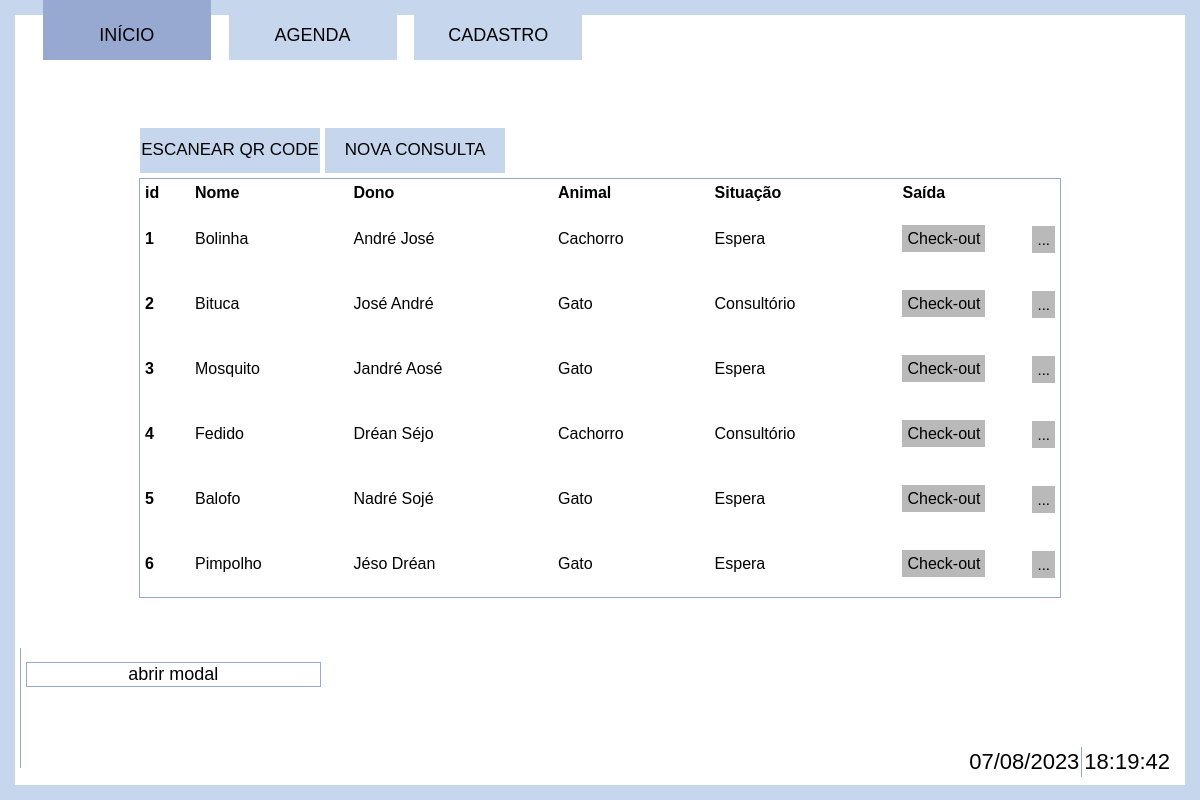
The app's page /TCC/Index/Inicio.php with its own data.
### tables this page shows
CREATE TABLE `agenda` (
  `id` int(11) NOT NULL,
  `nome` varchar(100) NOT NULL,
  `dono` varchar(100) NOT NULL,
  `animal` varchar(20) NOT NULL,
  `situacao` varchar(50) NOT NULL
);

### TCC/Index/Inicio.php (the view, shortened to what this page needs)
<!DOCTYPE html>
<html lang="en">
    <head>
        <link rel="stylesheet" href="./Inicio.css">
    </head>
    <body>
        <div class="page">
            <div class="bar">
                <div class="button selected"><a href="./Inicio.php">INÍCIO</a></div>
                <div class="button"><a href="./Agenda.php">AGENDA</a></div>
                <div class="button"><a href="aqui">CADASTRO</a></div>
            </div>
            <div class="container">
                <div class="tablebar">
                    <div class="tablebar-button selected"><a href="./Inicio.php">ESCANEAR QR CODE</a></div>
                    <div class="tablebar-button"><a href="./Agenda.php">NOVA CONSULTA</a></div>
                </div>
                <div class="table-container">
                    <table>
                        <thead>
                            <tr>
                                <th scope="col">id</th>
                                <th scope="col">Nome</th>
                                <th scope="col">Dono</th>
                                <th scope="col">Animal</th>
                                <th scope="col">Situação</th>
                                <th scope="col">Saída</th>
                                <th scope="col"></th>
                            </tr>
                        </thead>
                        <tbody>
                            <?php
                                include 'conectaBD.php';
                                $query = "select * From agenda";
                                $result = mysqli_query($conexao, $query);
                                if ($result->num_rows>0):
                                    while($array = mysqli_fetch_row($result)):
                            ?>
                            <tr class="table-rows" id="<?php echo $array[0];?>" onmouseenter="mostrarInfo(this.id)">
                                <td><?php echo $array[0];?></td>
                                <td><?php echo $array[1];?></td>
                                <td><?php echo $array[2];?></td>
                                <td><?php echo $array[3];?></td>
                                <td><?php echo $array[4];?></td>
                                <td class="checkout-btn">
                                    <a href="editar.php" class="checkout">Check-out</a>
                                </td>
                                <td class="more-list-container">
                                    <div class="list-box">
                                        <button class="more-btn">...</button>
                                    </div>
                                </td>
                            </tr>
                            <?php
                                endwhile;
                                else:
                            ?>
                            <tr>
                                <td colspan="3"> Nenhuma entrada cadastrada.</td>
                            </tr>
                            <?php
                                endif;
                            ?>
                        </tbody>
                    </table>
                </div>
                <div class="container-info">
                    <button id="btn-modal" onclick="abrirModal()" class="btn-open-modal">abrir modal</button>
                </div>
                <div class="data">
                    <div class="dia" id="data-atual"></div>
                    <div class="hora" id="hora-atual"></div>
                </div>
            </div>
        </div>
    </body>
</html>

### TCC/Index/Inicio.css (style rules this page uses)
html, body { width: 100%; height: 100%; margin: 0; }
body { display: flex; justify-content: center; align-items: center; flex-direction: column; }
.container { width: 100%; height: 90%; background-color: #fff; display: flex; box-sizing: border-box; flex-direction: column; align-items: center; }
.bar { height: 10%; width: 50%; display: flex; justify-content: space-evenly; }
.button>a { height: 60px; width: 14vw; padding-top: 10px; box-sizing: border-box; background-color: #c5d6ed; display: flex; justify-content: center; align-items: center; text-decoration: none; font-size: 18px; color: black; font-family:'Franklin Gothic Medium', 'Arial Narrow', Arial, sans-serif; }
.selected>a { background-color: #97a9d1; }
.page { height: 100%; width: 100%; padding: 25px; padding-top: 0; box-sizing: border-box; display: flex; flex-direction: column; }
.tablebar { width: 80%; display: flex; margin-bottom: 5px; margin-top: 50px; }
.tablebar-button>a { height: 45px; width: 15vw; box-sizing: border-box; background-color: #c5d6ed; display: flex; justify-content: center; align-items: center; text-decoration: none; font-size: 17px; color: black; font-family:'Franklin Gothic Medium', 'Arial Narrow', Arial, sans-serif; margin-right: 5px; }
.table-container { border: 1px solid #97a9d1; width: 80%; height: 60%; overflow-y: auto; }
table { text-align: left; height: 100%; width: 100%; font-family:Arial, Helvetica, sans-serif; font-size: 16px; border-collapse:collapse; }
table .table-rows { height: 55px; }
td { padding: 5px; }
td:first-child { font-weight: bold; }
td:nth-child(7) button { font-size: 15px; }
th { padding: 5px; }
.checkout { background-color: #b9b9b9; padding: 5px; color: black; font-family:'Franklin Gothic Medium', 'Arial Narrow', Arial, sans-serif; text-decoration: none; }
.more-btn { background-color: #b9b9b9; padding: 5px; color: black; font-family:'Franklin Gothic Medium', 'Arial Narrow', Arial, sans-serif; text-decoration: none; cursor: pointer; border: none; }
.checkout-btn { width: 120px; }
.container-info { position: absolute; padding: 5px; box-sizing: border-box; display: flex; flex-direction: column; gap: 3px; background-color: #fff; border-left: 1px solid #97a9d1; z-index: 2; width: 50%; height: 15%; left: 20px; bottom: 4%; border-bottom: none; }
.data { padding: 3px; box-sizing: border-box; position: fixed; bottom: 20px; right:25px; color: black; font-family:'Franklin Gothic Medium', 'Arial Narrow', Arial, sans-serif; font-size: 22px; display: flex; justify-content: center; align-items: center; }
.hora { padding: 2px; }
.dia { padding: 2px; border-right: 1px solid #97a9d1; }
.more-list-container { width: 10px; }
.btn-open-modal { border: 1px solid #97a9d1; background-color: #fff; width: 50%; text-decoration: none; font-size: 18px; color: black; font-family:'Franklin Gothic Medium', 'Arial Narrow', Arial, sans-serif; }

### records on screen
agenda: id "1", nome "Bolinha", dono "André José", animal "Cachorro", situacao "Espera"
agenda: id "2", nome "Bituca", dono "José André", animal "Gato", situacao "Consultório"
agenda: id "3", nome "Mosquito", dono "Jandré Aosé", animal "Gato", situacao "Espera"
agenda: id "4", nome "Fedido", dono "Dréan Séjo", animal "Cachorro", situacao "Consultório"
agenda: id "5", nome "Balofo", dono "Nadré Sojé", animal "Gato", situacao "Espera"
agenda: id "6", nome "Pimpolho", dono "Jéso Dréan", animal "Gato", situacao "Espera"
